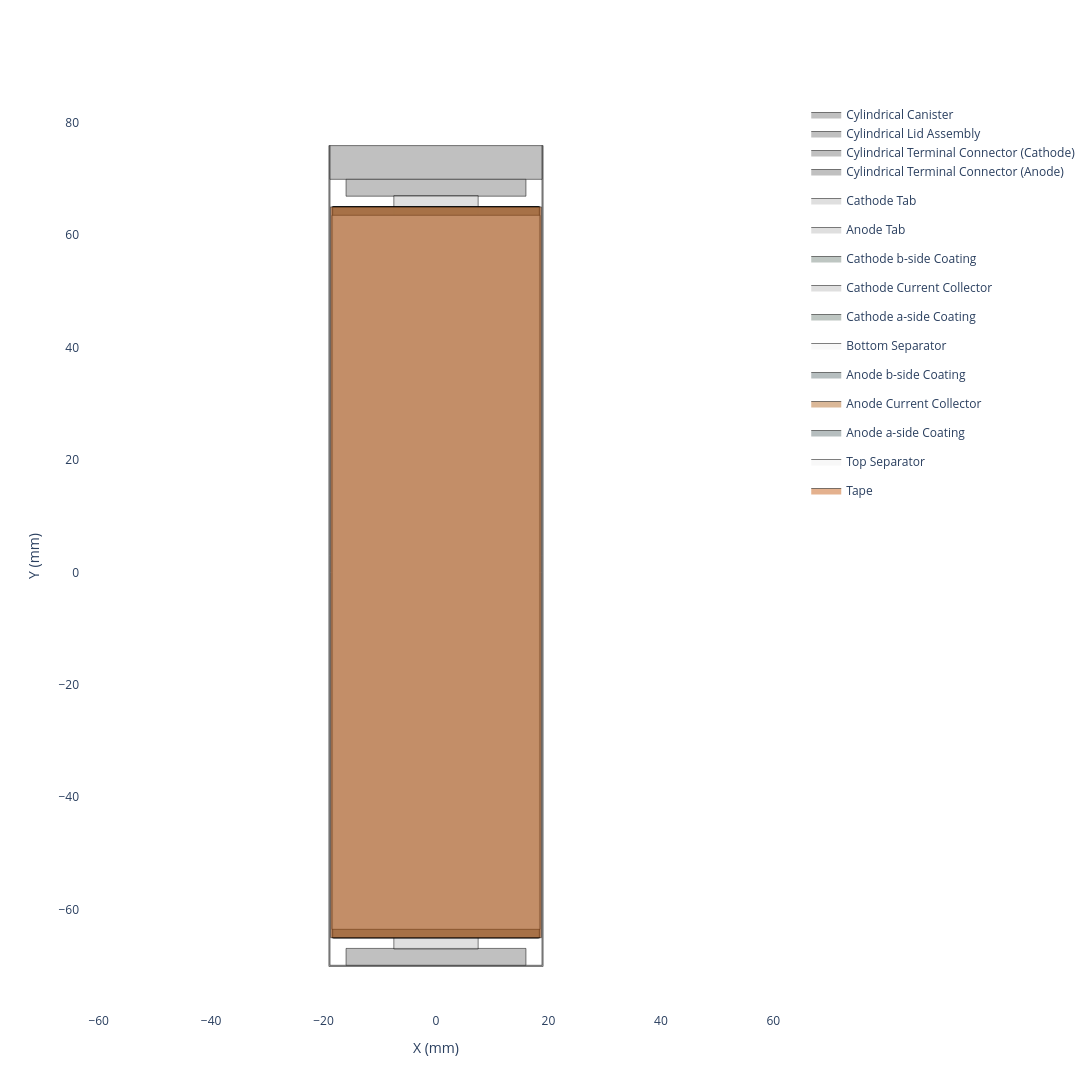

Notebook cell for this chart:
### Code cell
cell.get_top_down_view(height=1200, width=1200).show()

### Figure 1 — Plotly figure (JSON) as saved in the notebook; plotly's stock layout.template omitted (floating-point values rounded to 4 significant figures; data arrays with more than 128 entries replaced by an {"elided": "..."} marker saying what was removed)
{"data": [{"fill": "toself", "fillcolor": "#C0C0C0", "legendgroup": "Body", "line": {"color": "black", "width": 0.5}, "mode": "lines", "name": "Cylindrical Canister", "showlegend": true, "type": "scatter", "x": [-19.05, -19.05, -18.85, -18.85, 18.85, 18.85, 19.05, 19.05, -19.05, -19.05], "y": [-70.1, 75.9, 75.9, -69.9, -69.9, 75.9, 75.9, -70.1, -70.1, -70.1]}, {"fill": "toself", "fillcolor": "#C0C0C0", "legendgroup": "Body", "line": {"color": "black", "width": 0.5}, "mode": "lines", "name": "Cylindrical Lid Assembly", "showlegend": true, "type": "scatter", "x": {"elided": "203 float values"}, "y": {"elided": "203 float values"}}, {"fill": "toself", "fillcolor": "#C0C0C0", "legendgroup": "Body", "line": {"color": "black", "width": 0.5}, "mode": "lines", "name": "Cylindrical Terminal Connector (Cathode)", "showlegend": true, "type": "scatter", "x": {"elided": "403 float values"}, "y": {"elided": "403 float values"}}, {"fill": "toself", "fillcolor": "#C0C0C0", "legendgroup": "Body", "line": {"color": "black", "width": 0.5}, "mode": "lines", "name": "Cylindrical Terminal Connector (Anode)", "showlegend": true, "type": "scatter", "x": {"elided": "403 float values"}, "y": {"elided": "403 float values"}}, {"fill": "toself", "fillcolor": "rgba(192, 192, 192, 0.5)", "line": {"color": "black", "width": 0.5}, "mode": "lines", "name": "Cathode Tab", "type": "scatter", "x": [-7.5, -7.5, 7.5, 7.5, -7.5], "y": [-45.0, 67.0, 67.0, -45.0, -45.0]}, {"fill": "toself", "fillcolor": "rgba(192, 192, 192, 0.5)", "line": {"color": "black", "width": 0.5}, "mode": "lines", "name": "Anode Tab", "type": "scatter", "x": [-7.5, -7.5, 7.5, 7.5, -7.5], "y": [-67.0, 37.0, 37.0, -67.0, -67.0]}, {"fill": "toself", "fillcolor": "rgba(127, 142, 134, 0.5)", "line": {"color": "black", "width": 0.5}, "mode": "lines", "name": "Cathode b-side Coating", "type": "scatter", "x": [-18.24, -18.24, 18.24, 18.24, -18.24], "y": [-65.0, 65.0, 65.0, -65.0, -65.0]}, {"fill": "toself", "fillcolor": "rgba(192, 192, 192, 0.5)", "line": {"color": "black", "width": 0.5}, "mode": "lines", "name": "Cathode Current Collector", "type": "scatter", "x": [-18.25, -18.25, 18.25, 18.25, -18.25], "y": [-65.0, 65.0, 65.0, -65.0, -65.0]}, {"fill": "toself", "fillcolor": "rgba(127, 142, 134, 0.5)", "line": {"color": "black", "width": 0.5}, "mode": "lines", "name": "Cathode a-side Coating", "type": "scatter", "x": [-18.3, -18.3, 18.3, 18.3, -18.3], "y": [-65.0, 65.0, 65.0, -65.0, -65.0]}, {"fill": "toself", "fillcolor": "rgba(242, 242, 242, 0.5)", "line": {"color": "black", "width": 0.5}, "mode": "lines", "name": "Bottom Separator", "type": "scatter", "x": [-18.41, -18.41, 18.41, 18.41, -18.41], "y": [-63.5, 63.5, 63.5, -63.5, -63.5]}, {"fill": "toself", "fillcolor": "rgba(111, 127, 128, 0.5)", "line": {"color": "black", "width": 0.5}, "mode": "lines", "name": "Anode b-side Coating", "type": "scatter", "x": [-18.4, -18.4, 18.4, 18.4, -18.4], "y": [-65.0, 65.0, 65.0, -65.0, -65.0]}, {"fill": "toself", "fillcolor": "rgba(184, 115, 51, 0.5)", "line": {"color": "black", "width": 0.5}, "mode": "lines", "name": "Anode Current Collector", "type": "scatter", "x": [-18.41, -18.41, 18.41, 18.41, -18.41], "y": [-65.0, 65.0, 65.0, -65.0, -65.0]}, {"fill": "toself", "fillcolor": "rgba(111, 127, 128, 0.5)", "line": {"color": "black", "width": 0.5}, "mode": "lines", "name": "Anode a-side Coating", "type": "scatter", "x": [-18.5, -18.5, 18.5, 18.5, -18.5], "y": [-65.0, 65.0, 65.0, -65.0, -65.0]}, {"fill": "toself", "fillcolor": "rgba(242, 242, 242, 0.5)", "line": {"color": "black", "width": 0.5}, "mode": "lines", "name": "Top Separator", "type": "scatter", "x": [-18.51, -18.51, 18.51, 18.51, -18.51], "y": [-63.5, 63.5, 63.5, -63.5, -63.5]}, {"fill": "toself", "fillcolor": "rgba(201, 100, 31, 0.5)", "line": {"color": "black", "width": 0.5}, "mode": "lines", "name": "Tape", "type": "scatter", "x": [-18.74, -18.74, 18.74, 18.74, -18.74], "y": [-65.0, 65.0, 65.0, -65.0, -65.0]}], "layout": {"height": 1200, "paper_bgcolor": "white", "plot_bgcolor": "white", "width": 1200, "xaxis": {"scaleanchor": "y", "title": {"text": "X (mm)"}, "zeroline": false}, "yaxis": {"title": {"text": "Y (mm)"}, "zeroline": false}}}
